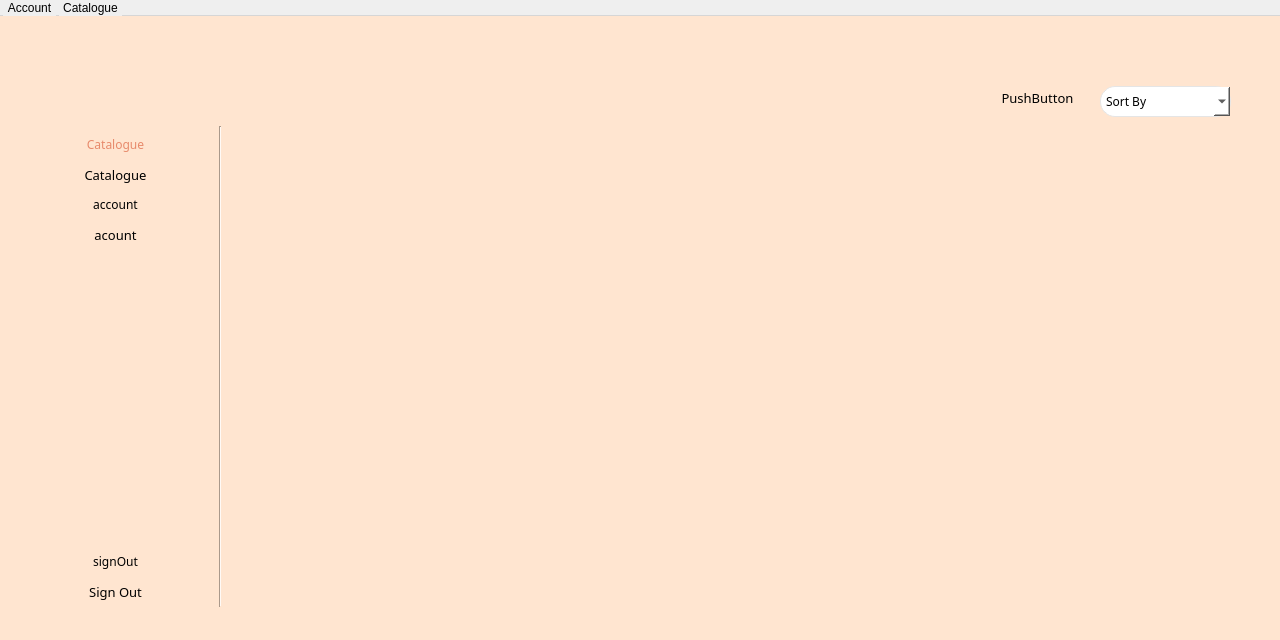
<?xml version="1.0" encoding="UTF-8"?>
<ui version="4.0">
 <class>memberCatalogue</class>
 <widget class="QMainWindow" name="memberCatalogue">
  <property name="geometry">
   <rect>
    <x>0</x>
    <y>0</y>
    <width>1280</width>
    <height>640</height>
   </rect>
  </property>
  <property name="minimumSize">
   <size>
    <width>1280</width>
    <height>640</height>
   </size>
  </property>
  <property name="maximumSize">
   <size>
    <width>1280</width>
    <height>640</height>
   </size>
  </property>
  <property name="windowTitle">
   <string>MainWindow</string>
  </property>
  <property name="styleSheet">
   <string notr="true">QMenuBar {
    background-color: qlineargradient(x1:0, y1:0, x2:0, y2:1,
                                      stop:0 lightgray, stop:1 darkgray);
    spacing: 3px; /* spacing between menu bar items */
}

QMenuBar::item {
    padding: 1px 4px;
    background: transparent;
    border-radius: 4px;
}

QMenuBar::item:selected { /* when selected using mouse or keyboard */
    background: #a8a8a8;
}

QMenuBar::item:pressed {
    background: #888888;
}</string>
  </property>
  <widget class="QWidget" name="centralwidget">
   <property name="styleSheet">
    <string notr="true">QWidget{
	background: #FFE5D0;
	font-family: Montserrat;
}

QLineEdit {
	border: 1px solid;
	border-radius: 15px;
	border-color: #e5e5e5;
	background-color: palette(base);
	padding: 0px 5px;
	font-size: 13px;
}

QPushButton {
	border-radius: 15px; 
	font-size: 13px;
	height: 31px; 
}</string>
   </property>
   <widget class="QComboBox" name="comboBox">
    <property name="geometry">
     <rect>
      <x>1100</x>
      <y>70</y>
      <width>131</width>
      <height>31</height>
     </rect>
    </property>
    <property name="styleSheet">
     <string notr="true">QComboBox{
	background:rgb(255, 229, 208);
	border: 1px solid;
	border-radius: 15px;
	border-color: #e5e5e5;
	background-color: palette(base);
	padding: 0px 5px;
}</string>
    </property>
    <item>
     <property name="text">
      <string>Sort By</string>
     </property>
    </item>
    <item>
     <property name="text">
      <string>Title</string>
     </property>
    </item>
    <item>
     <property name="text">
      <string>Author</string>
     </property>
    </item>
    <item>
     <property name="text">
      <string>Genre</string>
     </property>
    </item>
    <item>
     <property name="text">
      <string>Release date</string>
     </property>
    </item>
   </widget>
   <widget class="QPushButton" name="pushButton">
    <property name="geometry">
     <rect>
      <x>1000</x>
      <y>70</y>
      <width>75</width>
      <height>23</height>
     </rect>
    </property>
    <property name="text">
     <string>PushButton</string>
    </property>
   </widget>
   <widget class="QScrollArea" name="scrollArea">
    <property name="geometry">
     <rect>
      <x>230</x>
      <y>110</y>
      <width>1051</width>
      <height>511</height>
     </rect>
    </property>
    <property name="styleSheet">
     <string notr="true">QScrollArea {
	border: none;
}
</string>
    </property>
    <property name="widgetResizable">
     <bool>true</bool>
    </property>
    <widget class="QWidget" name="scrollAreaWidgetContents">
     <property name="geometry">
      <rect>
       <x>0</x>
       <y>0</y>
       <width>1051</width>
       <height>511</height>
      </rect>
     </property>
     <property name="styleSheet">
      <string notr="true">QWidget {
	background-color: #FFE5D0;
	/*border: none;*/
}

QGridLayout {
	/*border: none;*/
}

QPushButton {
	margin-right: 10px; 
	height: 31px; 
	/*max-width: 100px; */
}
</string>
     </property>
     <layout class="QHBoxLayout" name="horizontalLayout">
      <item>
       <layout class="QGridLayout" name="gridLayout_3"/>
      </item>
     </layout>
    </widget>
   </widget>
   <widget class="QWidget" name="layoutWidget">
    <property name="geometry">
     <rect>
      <x>20</x>
      <y>120</y>
      <width>191</width>
      <height>471</height>
     </rect>
    </property>
    <layout class="QVBoxLayout" name="verticalLayout_10">
     <item>
      <widget class="QLabel" name="catalogueIcon">
       <property name="styleSheet">
        <string notr="true">QLabel{
	color: rgb(231, 138, 107);
}</string>
       </property>
       <property name="text">
        <string>Catalogue</string>
       </property>
       <property name="alignment">
        <set>Qt::AlignCenter</set>
       </property>
      </widget>
     </item>
     <item>
      <widget class="QPushButton" name="catalogueBtn">
       <property name="styleSheet">
        <string notr="true">QPushButton{
	border-radius:15px;
	font: 14px &quot;Montserrat&quot;;
}

QPushButton:hover {
	text-decoration: underline;
}</string>
       </property>
       <property name="text">
        <string>Catalogue</string>
       </property>
      </widget>
     </item>
     <item>
      <widget class="QLabel" name="accountIcon">
       <property name="text">
        <string>account</string>
       </property>
       <property name="alignment">
        <set>Qt::AlignCenter</set>
       </property>
      </widget>
     </item>
     <item>
      <widget class="QPushButton" name="accountBtn">
       <property name="styleSheet">
        <string notr="true">QPushButton{
	border-radius:15px;
	font: 14px &quot;Montserrat&quot;;
}

QPushButton:hover {
	text-decoration: underline;
}</string>
       </property>
       <property name="text">
        <string>acount</string>
       </property>
      </widget>
     </item>
     <item>
      <spacer name="verticalSpacer_3">
       <property name="orientation">
        <enum>Qt::Vertical</enum>
       </property>
       <property name="sizeHint" stdset="0">
        <size>
         <width>20</width>
         <height>40</height>
        </size>
       </property>
      </spacer>
     </item>
     <item>
      <widget class="QLabel" name="signoutIcon">
       <property name="text">
        <string>signOut</string>
       </property>
       <property name="alignment">
        <set>Qt::AlignCenter</set>
       </property>
      </widget>
     </item>
     <item>
      <widget class="QPushButton" name="signoutBtn">
       <property name="styleSheet">
        <string notr="true">QPushButton{
	border-radius:15px;
	font: 14px &quot;Montserrat&quot;;
}

QPushButton:hover {
	text-decoration: underline;
}</string>
       </property>
       <property name="text">
        <string>Sign Out</string>
       </property>
      </widget>
     </item>
    </layout>
   </widget>
   <widget class="Line" name="line">
    <property name="geometry">
     <rect>
      <x>210</x>
      <y>110</y>
      <width>21</width>
      <height>481</height>
     </rect>
    </property>
    <property name="styleSheet">
     <string notr="true">Line{
	color:rgb(221, 46, 68);
}</string>
    </property>
    <property name="orientation">
     <enum>Qt::Vertical</enum>
    </property>
   </widget>
   <widget class="QLabel" name="logoImage">
    <property name="geometry">
     <rect>
      <x>10</x>
      <y>20</y>
      <width>221</width>
      <height>71</height>
     </rect>
    </property>
    <property name="text">
     <string/>
    </property>
    <property name="pixmap">
     <pixmap resource="resources.qrc">:/resources/images/bblLogo.png</pixmap>
    </property>
   </widget>
  </widget>
  <widget class="QMenuBar" name="menubar">
   <property name="geometry">
    <rect>
     <x>0</x>
     <y>0</y>
     <width>1280</width>
     <height>18</height>
    </rect>
   </property>
   <widget class="QMenu" name="menuCatalogue">
    <property name="title">
     <string>Catalogue</string>
    </property>
    <addaction name="actionView_Catalogue"/>
   </widget>
   <widget class="QMenu" name="menuAccount">
    <property name="title">
     <string>Account</string>
    </property>
    <addaction name="viewAccount"/>
    <addaction name="actiontest_2"/>
    <addaction name="separator"/>
    <addaction name="actiontest_3"/>
   </widget>
   <addaction name="menuAccount"/>
   <addaction name="menuCatalogue"/>
  </widget>
  <action name="viewAccount">
   <property name="text">
    <string>View account</string>
   </property>
  </action>
  <action name="actiontest_2">
   <property name="text">
    <string>test 2</string>
   </property>
  </action>
  <action name="actiontest_3">
   <property name="text">
    <string>Log-Out</string>
   </property>
  </action>
  <action name="actionView_Catalogue">
   <property name="text">
    <string>View Catalogue</string>
   </property>
  </action>
 </widget>
 <resources>
  <include location="resources.qrc"/>
 </resources>
 <connections/>
</ui>
